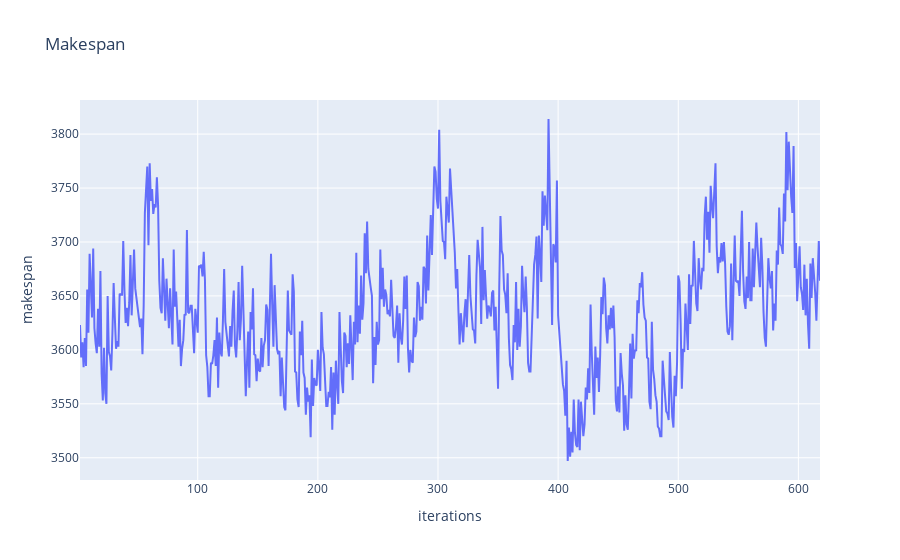

Write notebook code for a chart like this one.
### Code cell
## Visualize makespan
IG_FILE = "../solutions/improvement/ig/n120m8-01.csv"
df = pd.read_csv(
    IG_FILE, header=0, names=["iterations", "makespan", "count"], index_col=None
)
fig = px.line(df, x="iterations", y="makespan", title="Makespan")
fig.show()

### Figure 1 — Plotly figure (JSON) as saved in the notebook; plotly's stock layout.template omitted (floating-point values rounded to 4 significant figures; data arrays with more than 128 entries replaced by an {"elided": "..."} marker saying what was removed)
{"data": [{"hovertemplate": "iterations=%{x}<br>makespan=%{y}<extra></extra>", "legendgroup": "", "line": {"color": "#636efa", "dash": "solid"}, "marker": {"symbol": "circle"}, "mode": "lines", "name": "", "orientation": "v", "showlegend": false, "type": "scatter", "x": {"elided": "617 int values"}, "xaxis": "x", "y": {"elided": "617 int values"}, "yaxis": "y"}], "layout": {"legend": {"tracegroupgap": 0}, "title": {"text": "Makespan"}, "xaxis": {"anchor": "y", "domain": [0, 1], "title": {"text": "iterations"}}, "yaxis": {"anchor": "x", "domain": [0, 1], "title": {"text": "makespan"}}}}
